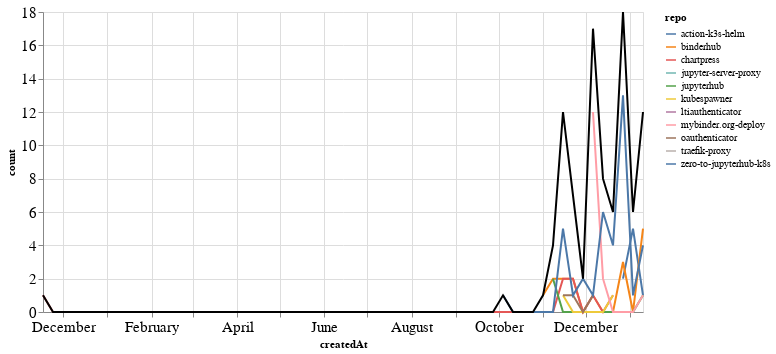

Notebook code for this chart:
### Markdown cell above
### PRs

### Code cell
prs_time = prs.groupby('repo').resample('W', on='createdAt').count()['author'].reset_index()
prs_time = prs_time.rename(columns={'author': 'count'})
prs_time_total = prs_time.groupby('createdAt').agg({"count": "sum"}).reset_index()

ch1 = alt.Chart(prs_time, width=600).mark_line().encode(
    x='createdAt',
    y='count',
    color='repo',
    tooltip="repo"
)

ch2 = alt.Chart(prs_time_total, width=600).mark_line(color="black").encode(
    x='createdAt',
    y='count',
)

ch1 + ch2

### Figure 1 — Vega-Lite specification as saved in the notebook (floating-point values rounded to 4 significant figures)
{"config": {"axisLeft": {"labelFontSize": 15}, "axisBottom": {"labelFontSize": 15}}, "layer": [{"data": {"name": "data-b643f6226d50f2afb0d5e5d85ad8036a"}, "mark": "line", "encoding": {"color": {"type": "nominal", "field": "repo"}, "tooltip": {"type": "nominal", "field": "repo"}, "x": {"type": "temporal", "field": "createdAt"}, "y": {"type": "quantitative", "field": "count"}}, "width": 600}, {"data": {"name": "data-76c86715e2b2533a0f109fb98c4bfba4"}, "mark": {"type": "line", "color": "black"}, "encoding": {"x": {"type": "temporal", "field": "createdAt"}, "y": {"type": "quantitative", "field": "count"}}, "width": 600}], "$schema": "https://vega.github.io/schema/vega-lite/v4.8.1.json", "datasets": {"data-b643f6226d50f2afb0d5e5d85ad8036a": [{"repo": "action-k3s-helm", "createdAt": "2020-12-27T00:00:00", "count": 2}, {"repo": "action-k3s-helm", "createdAt": "2021-01-03T00:00:00", "count": 5}, {"repo": "action-k3s-helm", "createdAt": "2021-01-10T00:00:00", "count": 1}, {"repo": "binderhub", "createdAt": "2020-11-01T00:00:00", "count": 1}, {"repo": "binderhub", "createdAt": "2020-11-08T00:00:00", "count": 2}, {"repo": "binderhub", "createdAt": "2020-11-15T00:00:00", "count": 2}, {"repo": "binderhub", "createdAt": "2020-11-22T00:00:00", "count": 2}, {"repo": "binderhub", "createdAt": "2020-11-29T00:00:00", "count": 0}, {"repo": "binderhub", "createdAt": "2020-12-06T00:00:00", "count": 1}, {"repo": "binderhub", "createdAt": "2020-12-13T00:00:00", "count": 0}, {"repo": "binderhub", "createdAt": "2020-12-20T00:00:00", "count": 0}, {"repo": "binderhub", "createdAt": "2020-12-27T00:00:00", "count": 3}, {"repo": "binderhub", "createdAt": "2021-01-03T00:00:00", "count": 0}, {"repo": "binderhub", "createdAt": "2021-01-10T00:00:00", "count": 5}, {"repo": "chartpress", "createdAt": "2019-11-17T00:00:00", "count": 1}, {"repo": "chartpress", "createdAt": "2019-11-24T00:00:00", "count": 0}, {"repo": "chartpress", "createdAt": "2019-12-01T00:00:00", "count": 0}, {"repo": "chartpress", "createdAt": "2019-12-08T00:00:00", "count": 0}, {"repo": "chartpress", "createdAt": "2019-12-15T00:00:00", "count": 0}, {"repo": "chartpress", "createdAt": "2019-12-22T00:00:00", "count": 0}, {"repo": "chartpress", "createdAt": "2019-12-29T00:00:00", "count": 0}, {"repo": "chartpress", "createdAt": "2020-01-05T00:00:00", "count": 0}, {"repo": "chartpress", "createdAt": "2020-01-12T00:00:00", "count": 0}, {"repo": "chartpress", "createdAt": "2020-01-19T00:00:00", "count": 0}, {"repo": "chartpress", "createdAt": "2020-01-26T00:00:00", "count": 0}, {"repo": "chartpress", "createdAt": "2020-02-02T00:00:00", "count": 0}, {"repo": "chartpress", "createdAt": "2020-02-09T00:00:00", "count": 0}, {"repo": "chartpress", "createdAt": "2020-02-16T00:00:00", "count": 0}, {"repo": "chartpress", "createdAt": "2020-02-23T00:00:00", "count": 0}, {"repo": "chartpress", "createdAt": "2020-03-01T00:00:00", "count": 0}, {"repo": "chartpress", "createdAt": "2020-03-08T00:00:00", "count": 0}, {"repo": "chartpress", "createdAt": "2020-03-15T00:00:00", "count": 0}, {"repo": "chartpress", "createdAt": "2020-03-22T00:00:00", "count": 0}, {"repo": "chartpress", "createdAt": "2020-03-29T00:00:00", "count": 0}, {"repo": "chartpress", "createdAt": "2020-04-05T00:00:00", "count": 0}, {"repo": "chartpress", "createdAt": "2020-04-12T00:00:00", "count": 0}, {"repo": "chartpress", "createdAt": "2020-04-19T00:00:00", "count": 0}, {"repo": "chartpress", "createdAt": "2020-04-26T00:00:00", "count": 0}, {"repo": "chartpress", "createdAt": "2020-05-03T00:00:00", "count": 0}, {"repo": "chartpress", "createdAt": "2020-05-10T00:00:00", "count": 0}, {"repo": "chartpress", "createdAt": "2020-05-17T00:00:00", "count": 0}, {"repo": "chartpress", "createdAt": "2020-05-24T00:00:00", "count": 0}, {"repo": "chartpress", "createdAt": "2020-05-31T00:00:00", "count": 0}, {"repo": "chartpress", "createdAt": "2020-06-07T00:00:00", "count": 0}, {"repo": "chartpress", "createdAt": "2020-06-14T00:00:00", "count": 0}, {"repo": "chartpress", "createdAt": "2020-06-21T00:00:00", "count": 0}, {"repo": "chartpress", "createdAt": "2020-06-28T00:00:00", "count": 0}, {"repo": "chartpress", "createdAt": "2020-07-05T00:00:00", "count": 0}, {"repo": "chartpress", "createdAt": "2020-07-12T00:00:00", "count": 0}, {"repo": "chartpress", "createdAt": "2020-07-19T00:00:00", "count": 0}, {"repo": "chartpress", "createdAt": "2020-07-26T00:00:00", "count": 0}, {"repo": "chartpress", "createdAt": "2020-08-02T00:00:00", "count": 0}, {"repo": "chartpress", "createdAt": "2020-08-09T00:00:00", "count": 0}, {"repo": "chartpress", "createdAt": "2020-08-16T00:00:00", "count": 0}, {"repo": "chartpress", "createdAt": "2020-08-23T00:00:00", "count": 0}, {"repo": "chartpress", "createdAt": "2020-08-30T00:00:00", "count": 0}, {"repo": "chartpress", "createdAt": "2020-09-06T00:00:00", "count": 0}, {"repo": "chartpress", "createdAt": "2020-09-13T00:00:00", "count": 0}, {"repo": "chartpress", "createdAt": "2020-09-20T00:00:00", "count": 0}, {"repo": "chartpress", "createdAt": "2020-09-27T00:00:00", "count": 0}, {"repo": "chartpress", "createdAt": "2020-10-04T00:00:00", "count": 0}, {"repo": "chartpress", "createdAt": "2020-10-11T00:00:00", "count": 0}, {"repo": "chartpress", "createdAt": "2020-10-18T00:00:00", "count": 0}, {"repo": "chartpress", "createdAt": "2020-10-25T00:00:00", "count": 0}, {"repo": "chartpress", "createdAt": "2020-11-01T00:00:00", "count": 0}, {"repo": "chartpress", "createdAt": "2020-11-08T00:00:00", "count": 0}, {"repo": "chartpress", "createdAt": "2020-11-15T00:00:00", "count": 2}, {"repo": "chartpress", "createdAt": "2020-11-22T00:00:00", "count": 2}, {"repo": "chartpress", "createdAt": "2020-11-29T00:00:00", "count": 0}, {"repo": "chartpress", "createdAt": "2020-12-06T00:00:00", "count": 1}, {"repo": "chartpress", "createdAt": "2020-12-13T00:00:00", "count": 0}, {"repo": "chartpress", "createdAt": "2020-12-20T00:00:00", "count": 1}, {"repo": "jupyter-server-proxy", "createdAt": "2020-11-22T00:00:00", "count": 1}, {"repo": "jupyterhub", "createdAt": "2020-11-08T00:00:00", "count": 2}, {"repo": "jupyterhub", "createdAt": "2020-11-15T00:00:00", "count": 0}, {"repo": "jupyterhub", "createdAt": "2020-11-22T00:00:00", "count": 0}, {"repo": "jupyterhub", "createdAt": "2020-11-29T00:00:00", "count": 0}, {"repo": "jupyterhub", "createdAt": "2020-12-06T00:00:00", "count": 0}, {"repo": "jupyterhub", "createdAt": "2020-12-13T00:00:00", "count": 0}, {"repo": "jupyterhub", "createdAt": "2020-12-20T00:00:00", "count": 0}, {"repo": "jupyterhub", "createdAt": "2020-12-27T00:00:00", "count": 0}, {"repo": "jupyterhub", "createdAt": "2021-01-03T00:00:00", "count": 0}, {"repo": "jupyterhub", "createdAt": "2021-01-10T00:00:00", "count": 1}, {"repo": "kubespawner", "createdAt": "2020-11-15T00:00:00", "count": 1}, {"repo": "kubespawner", "createdAt": "2020-11-22T00:00:00", "count": 0}, {"repo": "kubespawner", "createdAt": "2020-11-29T00:00:00", "count": 0}, {"repo": "kubespawner", "createdAt": "2020-12-06T00:00:00", "count": 0}, {"repo": "kubespawner", "createdAt": "2020-12-13T00:00:00", "count": 0}, {"repo": "kubespawner", "createdAt": "2020-12-20T00:00:00", "count": 1}, {"repo": "ltiauthenticator", "createdAt": "2020-11-15T00:00:00", "count": 1}, {"repo": "mybinder.org-deploy", "createdAt": "2020-12-06T00:00:00", "count": 12}, {"repo": "mybinder.org-deploy", "createdAt": "2020-12-13T00:00:00", "count": 2}, {"repo": "mybinder.org-deploy", "createdAt": "2020-12-20T00:00:00", "count": 0}, {"repo": "mybinder.org-deploy", "createdAt": "2020-12-27T00:00:00", "count": 0}, {"repo": "mybinder.org-deploy", "createdAt": "2021-01-03T00:00:00", "count": 0}, {"repo": "mybinder.org-deploy", "createdAt": "2021-01-10T00:00:00", "count": 1}, {"repo": "oauthenticator", "createdAt": "2020-11-15T00:00:00", "count": 1}, {"repo": "oauthenticator", "createdAt": "2020-11-22T00:00:00", "count": 1}, {"repo": "oauthenticator", "createdAt": "2020-11-29T00:00:00", "count": 0}, {"repo": "oauthenticator", "createdAt": "2020-12-06T00:00:00", "count": 1}, {"repo": "traefik-proxy", "createdAt": "2020-12-06T00:00:00", "count": 1}, {"repo": "zero-to-jupyterhub-k8s", "createdAt": "2020-10-04T00:00:00", "count": 1}, {"repo": "zero-to-jupyterhub-k8s", "createdAt": "2020-10-11T00:00:00", "count": 0}, {"repo": "zero-to-jupyterhub-k8s", "createdAt": "2020-10-18T00:00:00", "count": 0}, {"repo": "zero-to-jupyterhub-k8s", "createdAt": "2020-10-25T00:00:00", "count": 0}, {"repo": "zero-to-jupyterhub-k8s", "createdAt": "2020-11-01T00:00:00", "count": 0}, {"repo": "zero-to-jupyterhub-k8s", "createdAt": "2020-11-08T00:00:00", "count": 0}, {"repo": "zero-to-jupyterhub-k8s", "createdAt": "2020-11-15T00:00:00", "count": 5}, {"repo": "zero-to-jupyterhub-k8s", "createdAt": "2020-11-22T00:00:00", "count": 1}, {"repo": "zero-to-jupyterhub-k8s", "createdAt": "2020-11-29T00:00:00", "count": 2}, {"repo": "zero-to-jupyterhub-k8s", "createdAt": "2020-12-06T00:00:00", "count": 1}, {"repo": "zero-to-jupyterhub-k8s", "createdAt": "2020-12-13T00:00:00", "count": 6}, {"repo": "zero-to-jupyterhub-k8s", "createdAt": "2020-12-20T00:00:00", "count": 4}, {"repo": "zero-to-jupyterhub-k8s", "createdAt": "2020-12-27T00:00:00", "count": 13}, {"repo": "zero-to-jupyterhub-k8s", "createdAt": "2021-01-03T00:00:00", "count": 1}, {"repo": "zero-to-jupyterhub-k8s", "createdAt": "2021-01-10T00:00:00", "count": 4}], "data-76c86715e2b2533a0f109fb98c4bfba4": [{"createdAt": "2019-11-17T00:00:00", "count": 1}, {"createdAt": "2019-11-24T00:00:00", "count": 0}, {"createdAt": "2019-12-01T00:00:00", "count": 0}, {"createdAt": "2019-12-08T00:00:00", "count": 0}, {"createdAt": "2019-12-15T00:00:00", "count": 0}, {"createdAt": "2019-12-22T00:00:00", "count": 0}, {"createdAt": "2019-12-29T00:00:00", "count": 0}, {"createdAt": "2020-01-05T00:00:00", "count": 0}, {"createdAt": "2020-01-12T00:00:00", "count": 0}, {"createdAt": "2020-01-19T00:00:00", "count": 0}, {"createdAt": "2020-01-26T00:00:00", "count": 0}, {"createdAt": "2020-02-02T00:00:00", "count": 0}, {"createdAt": "2020-02-09T00:00:00", "count": 0}, {"createdAt": "2020-02-16T00:00:00", "count": 0}, {"createdAt": "2020-02-23T00:00:00", "count": 0}, {"createdAt": "2020-03-01T00:00:00", "count": 0}, {"createdAt": "2020-03-08T00:00:00", "count": 0}, {"createdAt": "2020-03-15T00:00:00", "count": 0}, {"createdAt": "2020-03-22T00:00:00", "count": 0}, {"createdAt": "2020-03-29T00:00:00", "count": 0}, {"createdAt": "2020-04-05T00:00:00", "count": 0}, {"createdAt": "2020-04-12T00:00:00", "count": 0}, {"createdAt": "2020-04-19T00:00:00", "count": 0}, {"createdAt": "2020-04-26T00:00:00", "count": 0}, {"createdAt": "2020-05-03T00:00:00", "count": 0}, {"createdAt": "2020-05-10T00:00:00", "count": 0}, {"createdAt": "2020-05-17T00:00:00", "count": 0}, {"createdAt": "2020-05-24T00:00:00", "count": 0}, {"createdAt": "2020-05-31T00:00:00", "count": 0}, {"createdAt": "2020-06-07T00:00:00", "count": 0}, {"createdAt": "2020-06-14T00:00:00", "count": 0}, {"createdAt": "2020-06-21T00:00:00", "count": 0}, {"createdAt": "2020-06-28T00:00:00", "count": 0}, {"createdAt": "2020-07-05T00:00:00", "count": 0}, {"createdAt": "2020-07-12T00:00:00", "count": 0}, {"createdAt": "2020-07-19T00:00:00", "count": 0}, {"createdAt": "2020-07-26T00:00:00", "count": 0}, {"createdAt": "2020-08-02T00:00:00", "count": 0}, {"createdAt": "2020-08-09T00:00:00", "count": 0}, {"createdAt": "2020-08-16T00:00:00", "count": 0}, {"createdAt": "2020-08-23T00:00:00", "count": 0}, {"createdAt": "2020-08-30T00:00:00", "count": 0}, {"createdAt": "2020-09-06T00:00:00", "count": 0}, {"createdAt": "2020-09-13T00:00:00", "count": 0}, {"createdAt": "2020-09-20T00:00:00", "count": 0}, {"createdAt": "2020-09-27T00:00:00", "count": 0}, {"createdAt": "2020-10-04T00:00:00", "count": 1}, {"createdAt": "2020-10-11T00:00:00", "count": 0}, {"createdAt": "2020-10-18T00:00:00", "count": 0}, {"createdAt": "2020-10-25T00:00:00", "count": 0}, {"createdAt": "2020-11-01T00:00:00", "count": 1}, {"createdAt": "2020-11-08T00:00:00", "count": 4}, {"createdAt": "2020-11-15T00:00:00", "count": 12}, {"createdAt": "2020-11-22T00:00:00", "count": 7}, {"createdAt": "2020-11-29T00:00:00", "count": 2}, {"createdAt": "2020-12-06T00:00:00", "count": 17}, {"createdAt": "2020-12-13T00:00:00", "count": 8}, {"createdAt": "2020-12-20T00:00:00", "count": 6}, {"createdAt": "2020-12-27T00:00:00", "count": 18}, {"createdAt": "2021-01-03T00:00:00", "count": 6}, {"createdAt": "2021-01-10T00:00:00", "count": 12}]}}
